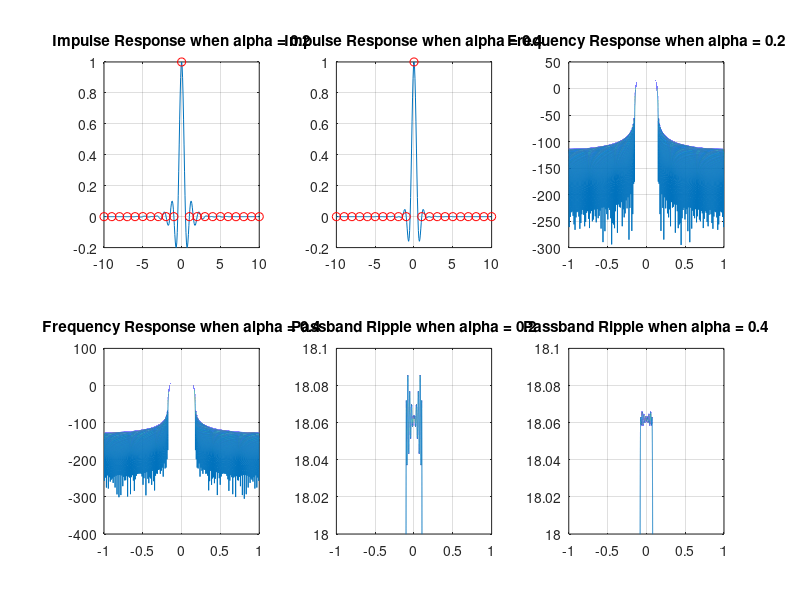

Write the MATLAB code that produced this figure. (Note: this script raises an error after producing the figure.)
clear
load workspace
close all
% Problem 2
hm1 = h1/(h1*h1');
y1 = conv(h1, hm1);
subplot(2, 3, 1)
plot(-10:1/16:10,y1)
hold on
title('Impulse Response when alpha = 0.2')
plot(-10:1:10, y1(1:16:length(y1)), 'ro')
grid on

hm2 = h2/(h2*h2');
y2 = conv(h2, hm2);
subplot(2, 3, 2)
plot(-10:1/16:10, y2)
hold on
title('Impulse Response when alpha = 0.4')
plot(-10:1:10, y2(1:16:length(y2)), 'ro')
grid on

[Y1, FY1] = freqz(y1, 1, -pi:pi/100000:pi);
subplot(2,3,3)
Y1mag = mag2db(abs(Y1));
plot(FY1/pi, Y1mag)
title('Frequency Response when alpha = 0.2')
grid on

[Y2, FY2] = freqz(y2, 1, -pi:pi/100000:pi);
subplot(2,3,4)
Y2mag = mag2db(abs(Y2));
plot(FY2/pi, Y2mag)
title('Frequency Response when alpha = 0.4')
grid on

subplot(2,3,5)
plot(FY1/pi, Y1mag)
ylim([18, 18.1])
title('Passband Ripple when alpha = 0.2')
grid on

subplot(2,3,6)
plot(FY2/pi, Y2mag)
ylim([18, 18.1])
title('Passband Ripple when alpha = 0.4')
grid on

save('workspace.mat')